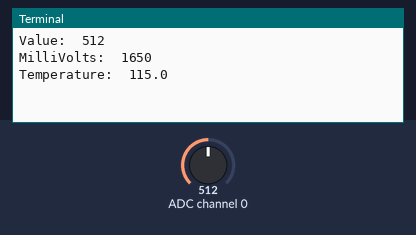
Recording of a program running on a simulated Raspberry Pi (BCM pin numbers). On the bench: the last lines printed to the terminal. The test bench sets the inputs (shaded band); at power-on: ADC channel 0 = 512 (analog values on the 0–1023 scale).

Above: at 1.2 s.
1.3 s: ADC channel 0 set to 716
At 2.6 s:
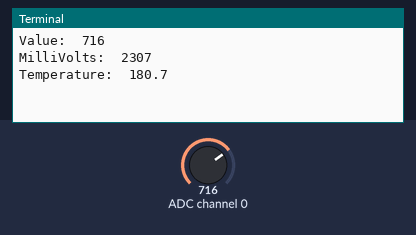
2.8 s: ADC channel 0 set to 900
At 3.8 s:
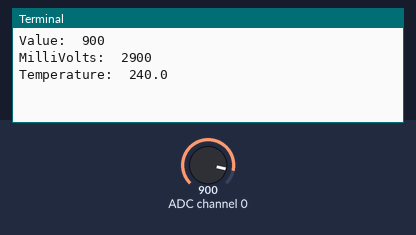
Timing chart, 0 to 5.8 s (numbered marks = the images above; inputs shaded):
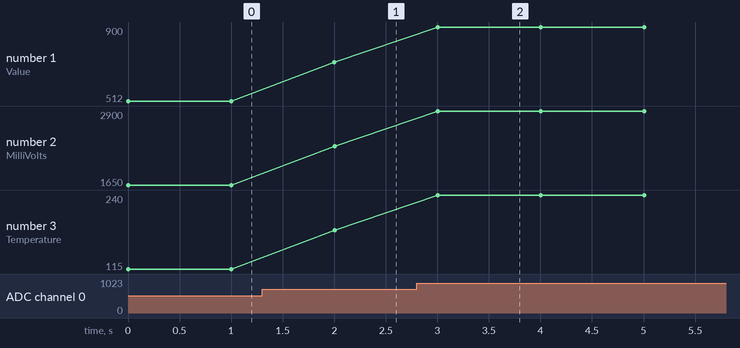

The program:

tmp36_analog.py
```python
#!/usr/bin/env python

import time
import os
import RPi.GPIO as GPIO

GPIO.setmode(GPIO.BCM)
DEBUG = 1

# read SPI data from MCP3008 chip, 8 possible adc's (0 thru 7)
def readadc(adcnum, clockpin, mosipin, misopin, cspin):
	if ((adcnum > 7) or (adcnum < 0)):
		return -1
	GPIO.output(cspin, True)

	GPIO.output(clockpin, False) # start clock low
	GPIO.output(cspin, False) # bring CS low

	commandout = adcnum
	commandout |= 0x18 # start bit + single-ended bit
	commandout <<= 3 # we only need to send 5 bits here
	for i in range(5):
		if (commandout & 0x80):
			GPIO.output(mosipin, True)
		else:
			GPIO.output(mosipin, False)
		commandout <<= 1
		GPIO.output(clockpin, True)
		GPIO.output(clockpin, False)

	adcout = 0
	# read in one empty bit, one null bit and 10 ADC bits
	for i in range(12):
		GPIO.output(clockpin, True)
		GPIO.output(clockpin, False)
		adcout <<= 1
		if (GPIO.input(misopin)):
			adcout |= 0x1

	GPIO.output(cspin, True)
	adcout >>= 1 # first bit is 'null' so drop it

	return adcout

# change these as desired - they're the pins connected from the
# SPI port on the ADC to the Cobbler
SPICLK = 18
SPIMISO = 23
SPIMOSI = 24
SPICS = 25

# set up the SPI interface pins
GPIO.setup(SPIMOSI, GPIO.OUT)
GPIO.setup(SPIMISO, GPIO.IN)
GPIO.setup(SPICLK, GPIO.OUT)
GPIO.setup(SPICS, GPIO.OUT)

# TMP36 connected to adc #0
temp_adc = 0;

try:
	while True:
		value = readadc(temp_adc, SPICLK, SPIMOSI, SPIMISO, SPICS)
		mVolts = value * (3300.0 / 1024.0)
		temp = ((mVolts - 100.0) / 10.0) - 40.0

		if DEBUG:
			print "Value: ", value
			print "MilliVolts: ", "%d" % mVolts

		print "Temperature: ", "%.1f" % temp
		print "\n"

		# hang out and do nothing for a half second
		time.sleep(1)

except KeyboardInterrupt:
        GPIO.cleanup()
```

Measured:
- after the input at 1.3 s, the terminal: prints a new line after 0.70 s (image 1)
- after the input at 2.8 s, the terminal: prints a new line after 0.20 s (image 2)
- plotted number 1: 512 → 716 after the input at 1.3 s, 716 → 900 after the input at 2.8 s
- plotted number 2: 1650 → 2307 after the input at 1.3 s, 2307 → 2900 after the input at 2.8 s
- plotted number 3: 115 → 180.7 after the input at 1.3 s, 180.7 → 240 after the input at 2.8 s
